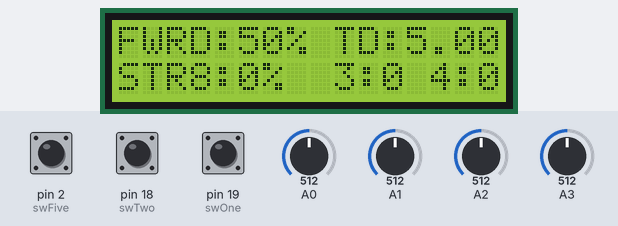
Recording of a sketch running on a simulated Arduino Uno, built with avr-gcc and run on an emulated ATmega328P. Shown: 16×2 character LCD. Inputs (shaded band) come from the test bench; at power-on: pin 18 (swTwo) HIGH, pin 2 (swFive) LOW, pin 19 (swOne) HIGH, A0 = 512, A1 = 512, A3 = 512, A2 = 512. No radio packets arrive unless stated; what the sketch prints to the serial monitor is not drawn.

Above: at 1.2 s.
1.3 s: pin 18 (swTwo) pulled LOW for 0.15 s
At 1.72 s:
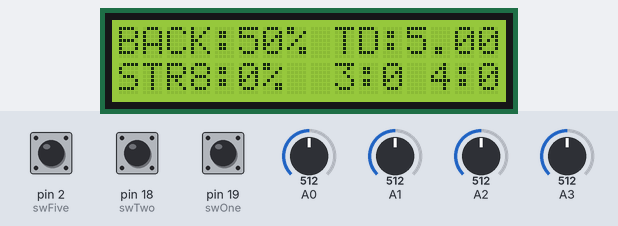
3.3 s: pin 2 (swFive) pulled HIGH for 0.15 s
At 3.72 s:
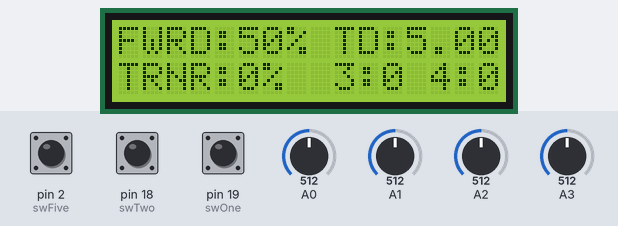
5.3 s: pin 19 (swOne) pulled LOW for 0.15 s
At 5.72 s:
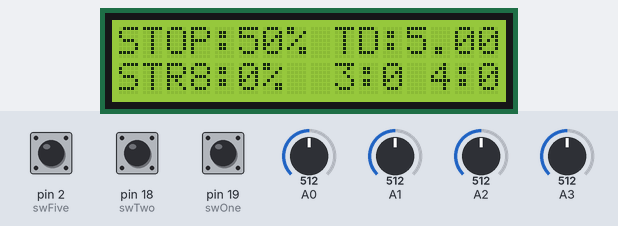
7.3 s: A0 set to 716
At 8.7 s:
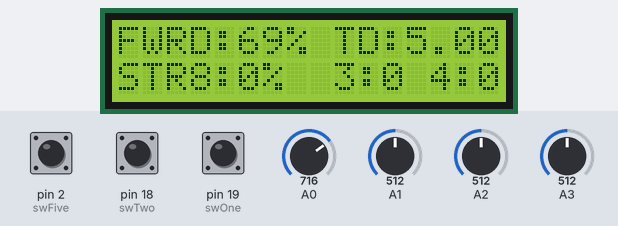
9.0 s: A1 set to 716
At 10.4 s:
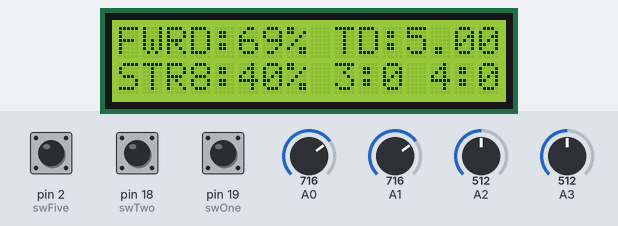
10.7 s: A3 set to 716
At 11.9 s:
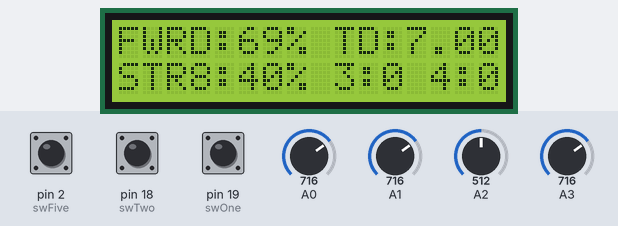
Timing chart, 0 to 13.4 s (numbered marks = the images above; inputs shaded):
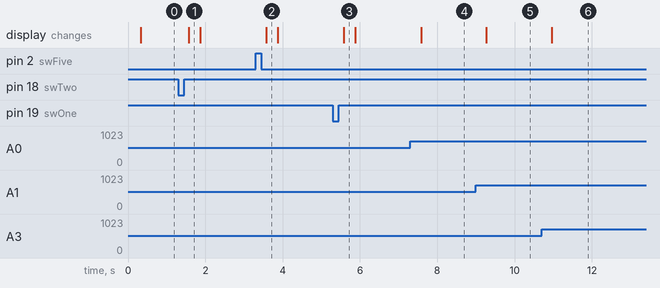

Measured:
- after the input at 1.3 s, the display: changes after 0.27 s (image 1)
- after the input at 3.3 s, the display: changes after 0.27 s (image 2)
- after the input at 5.3 s, the display: changes after 0.28 s (image 3)
- after the input at 7.3 s, the display: changes after 0.28 s (image 4)
- after the input at 9.0 s, the display: changes after 0.26 s (image 5)
- after the input at 10.7 s, the display: changes after 0.27 s (image 6)

The sketch:

ControllerV0-3.ino
```cpp
// Author: Austin Hutchison
// Referances: Bryan Thompson http://www.madebymarket.com/blog/dev/getting-started-with-nrf24L01-and-arduino.html
//             J. Coliz <maniacbug@ymail.com>  https://maniacbug.wordpress.com/2011/11/02/getting-started-rf24/


#include <LiquidCrystal.h>
#include <SPI.h>
#include <nRF24L01.h>
#include <RF24.h>
#include <RF24_config.h>
#include "printf.h"


typedef union
{
 int number;
 uint8_t bytes[2];
} intOrByte;


// Hook up the wireless transeiver
// vcc = 3.3v   (v on board, whoops. Try to fix)
// GND = gnd
int CE = 9;
int CSN = 10;
//int MOSI = 11;
//int MISO = 12;
//int SCK = 13;
// Intialize transeiver
RF24 wireless(CE, CSN);

// Intiate Toggles PIns
int swOne = 19;
int swTwo = 18;
int swThree = 0;
int swFour = 1; // This needs to be patched on board
int swFive = 2;

// Toggle value storage
uint8_t swOneSave = 0;
uint8_t swTwoSave = 0;
uint8_t swThreeSave = 0;
uint8_t swFourSave = 0;
uint8_t swFiveSave = 0;
uint8_t go = 0;   // 0 = stop; 1=fwd; 2=bck


//Intiate potentiometers Pins
int speedPot = 0;     // Vertical Slide Pot(R1)
int steerPot = 1;     // Horizontal Slide Pot (R2)
int leftPot = 2;      // Left rotary pot (R3)
int rightPot = 3;     // Right rotary pot (R4)

// Pot value saves
intOrByte speedPotSave;
intOrByte steerPotSave;
intOrByte leftPotSave;
intOrByte rightPotSave;


// Intiate LCD Pins
int D4 = 6;
int D5 = 5;
int D6 = 4;
int D7 = 3;
int RegSelect = 8;
int Enable = 7;
//Intialize lcd
LiquidCrystal lcd(8, 7, 6, 5, 4, 3);


// Intialize transmit packet
uint8_t transmitData[5];    // Send 3 byte packet

// Intialize receive packet
uint8_t receiveData[1];    // Receive 1 byte packet


// Radio pipe addresses for the 2 nodes to communicate.
const uint64_t pipes[2] = {0xe7e7e7e7e7LL, 0xc2c2c2c2c2LL};


// Function to read the pot and average x readings
int potRead(int analogPin) {
  int readTimes = 4;
  int readPot[readTimes];    // Stores "readTimes" number of pot reads
  int totalPot = 0;             // Stores the sum of readPot
  int avgPot = 511;         // Stores the avergae of the pot readings
  for (int i = 0; i<readTimes; i++){
     readPot[i] = analogRead(analogPin);
  }
  for (int i = 0; i< readTimes; i++){
    totalPot = totalPot + readPot[i];
  }
  avgPot = totalPot/readTimes;
  return avgPot;
}

// Function to read toggle and return 0=stop; 1=fwd; 2=bck
int goToggleEncode(int one, int two){
  if ((one == 0) && (two == 0)){            //Return 0 if Toggle 1 is off
    return 0;
  } else if ((one == 0) && (two == 1)){     // Return 0 if Toggle 1 is off
    return 0;
  } else if ((one == 1) && (two == 0)) {    // Return 2 if toggle two is off
    return 2;
  } else if ((one == 1) && (two == 1)){
    return 1;                               // Return 1 if toggle two is on
  } else {
    return 0;                               // Return zero if reading did something awful.
  }
}

bool sometinChange() {
  if (swOneSave != digitalRead(swOne)) {
    return true;
  } else if (swTwoSave != digitalRead(swTwo)) {
  return true;
  } else if (swThreeSave != digitalRead(swThree)) {
    return true;
  } else if (swFourSave != digitalRead(swFour)) {
    return true;
  } else if (swFiveSave != digitalRead(swFive)) {
    return true;
  } else if (speedPotSave.number != potRead(speedPot)) {
    return true;
  } else if (steerPotSave.number != potRead(steerPot)) {
    return true;
  } else if (leftPotSave.number != potRead(leftPot)) {
    return true;
  } else if (rightPotSave.number != potRead(rightPot)) {
    return true;
  } else {
    return false;
  }
}

void collectData(){
  swOneSave = digitalRead(swOne);
  swTwoSave = digitalRead(swTwo);
  swThreeSave = digitalRead(swThree);
  swFourSave = digitalRead(swFour);
  swFiveSave = digitalRead(swFive);
  speedPotSave.number = potRead(speedPot);
  steerPotSave.number = potRead(steerPot);
  leftPotSave.number = potRead(leftPot);
  rightPotSave.number = potRead(rightPot);
}

void assembleData() {
  go = goToggleEncode(swOneSave, swTwoSave);
  if(!leftPotSave.number) go = 3;
  transmitData[0] = go;
  for (int i = 0; i< 2; i++){
      transmitData[i+1] = speedPotSave.bytes[i];
    }
  if (swFiveSave == 1){
      for (int i = 0; i< 2; i++){
          transmitData[i+3] = steerPotSave.bytes[i];
        }
  } else {
    transmitData[3] = 0;
    transmitData[4] = 2;
  }
}

void lcdGo() {
  lcd.setCursor(0,0);
  if (go == 0) {
    lcd.print("STOP:");
  } else if (go == 1) {
    lcd.print("FWRD:");
  } else if (go == 2) {
    lcd.print("BACK:");
  } else {
    lcd.print("ERROR");
  }
  long speedVal;
  speedVal = speedPotSave.number;
  int speedPercent = (speedVal * 100) / 1023;
  lcd.setCursor(5,0);
  lcd.print(speedPercent);
  lcd.print("% ");
}

void lcdTD() {
  lcd.setCursor(9,0);
  lcd.print("TD:");
  float TD = rightPotSave.number / 102.3;
  lcd.setCursor(12,0);
  lcd.print(TD);
}

void lcdTurn() {
  lcd.setCursor(0,1);
  long steerVal = steerPotSave.number;
  int turnDir = steerVal / 511;
  int turnPercent;
  if (turnDir == 0) {
    turnPercent = 100 - ((steerVal * 100) / 511);
  } else {
    turnPercent = ((steerVal - 511) * 100) / 511;
  }
  if(swFiveSave == 0) {
    lcd.print("STR8:");
  } else if (swFiveSave == 1) {
    lcd.print("TRN");
    lcd.setCursor(3,1);
    if (turnDir == 0) {
      lcd.print("L:");
    } else {
      lcd.print("R:");
    }
  }
  lcd.setCursor(5,1);
  lcd.print(turnPercent);
  lcd.print("% ");
}

void lcdSW() {
  lcd.setCursor(9,1);
  lcd.print("3:");
  lcd.setCursor(11,1);
  lcd.print(swThreeSave);
  lcd.setCursor(13,1);
  lcd.print("4:");
  lcd.setCursor(15,1);
  lcd.print(swFourSave);
}

void lcdPrintAll() {
  lcdGo();
  lcdTD();
  lcdTurn();
  lcdSW();
}

void setup() {
  Serial.begin(9600);
  printf_begin();


 // Setup wireless
  wireless.begin();
  wireless.openWritingPipe(pipes[0]);
  wireless.openReadingPipe(1,pipes[1]);
  wireless.startListening();
  wireless.printDetails();
  transmitData[0] = 0;

  // Setup LCD
  lcd.begin(16,2);

  //Setup digital pins
  pinMode(swOne, INPUT);
  pinMode(swTwo, INPUT);
  pinMode(swThree, INPUT);
  pinMode(swFour, INPUT);
  pinMode(swFive, INPUT);
}

void loop() {
  unsigned long time = millis();
  Serial.println(go);
  //Transmit if toggle or pot has changed position
  if (sometinChange()){
          collectData();
          assembleData();

         // Send data
          wireless.stopListening();
          wireless.write(&transmitData, sizeof(transmitData));
          wireless.startListening();

         // Testing
         // listen for acknowledgement from the receiver
          unsigned long started_waiting_at = millis();
          bool timeout = false;
          while (!wireless.available() && ! timeout)
            if (millis() - started_waiting_at > 250 )
              timeout = true;

          if (timeout){
            Serial.println("Failed, response timed out.");
            //lcd.clear();
            //lcd.print("Transmit Failed!");
            lcdPrintAll();
            Serial.print("Throttle: ");
            Serial.println(speedPotSave.number);
            Serial.print("Turn: ");
            Serial.println(steerPotSave.number);
          } else {
            wireless.read( &receiveData, sizeof(receiveData) );
               // Print data
            Serial.println("*******************************************");
            Serial.print("Got response: ");
            Serial.println(receiveData[0]);
            lcdPrintAll();
          }
  }


  delay(20); // wait a 20 milliseconds and look again.


}
```
